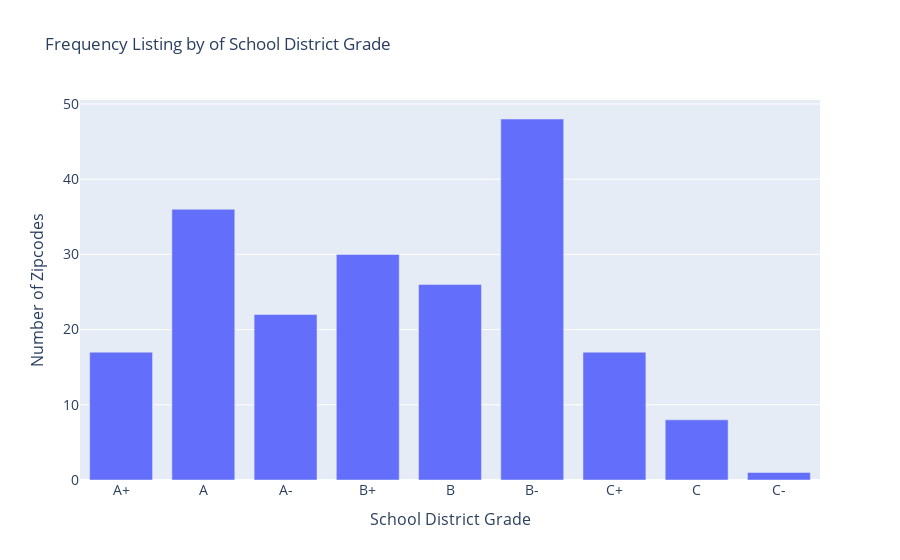

Notebook code for this chart:
### Markdown cell above
There are still 207 rows of housing data that fall within the Dallas/ Fort Worth - one of the defined metrics I will be using to recommend the best investment zipcodes are ones that fall within good school districts. School district preformance is a powerful predictor of housing value so I will group zipcodes by school district and then select only those zipcodes that fall into high preforming school districts (A-/A/A+)

### Code cell
#visualize distribution of school district grades in the metroplex  
grades=['A+', 'A', 'A-', 'B+', 'B', 'B-', 'C+', 'C', 'C-'] 

fig = go.Figure([go.Bar(x=grades, y=[17, 36, 22, 30, 26, 48, 17, 8, 1])]) 
fig.update_layout(
    title='Frequency Listing by of School District Grade',
    xaxis=dict(
        title='School District Grade',
        titlefont_size=16,
        tickfont_size=14,
    ),
    yaxis=dict(
        title='Number of Zipcodes',
        titlefont_size=16,
        tickfont_size=14,
    ),
    legend=dict(
        x=0,
        y=1.0,
        bgcolor='rgba(255, 255, 255, 0)',
        bordercolor='rgba(255, 255, 255, 0)'
    ),
    barmode='group',
    bargap=0.15, # gap between bars of adjacent location coordinates.
    bargroupgap=0.1 # gap between bars of the same location coordinate.
)
fig.show()

### Figure 1 — Plotly figure (JSON) as saved in the notebook; plotly's stock layout.template omitted (floating-point values rounded to 4 significant figures)
{"data": [{"type": "bar", "x": ["A+", "A", "A-", "B+", "B", "B-", "C+", "C", "C-"], "y": [17, 36, 22, 30, 26, 48, 17, 8, 1]}], "layout": {"bargap": 0.15, "bargroupgap": 0.1, "barmode": "group", "legend": {"bgcolor": "rgba(255, 255, 255, 0)", "bordercolor": "rgba(255, 255, 255, 0)", "x": 0, "y": 1}, "title": {"text": "Frequency Listing by of School District Grade"}, "xaxis": {"tickfont": {"size": 14}, "title": {"font": {"size": 16}, "text": "School District Grade"}}, "yaxis": {"tickfont": {"size": 14}, "title": {"font": {"size": 16}, "text": "Number of Zipcodes"}}}}
